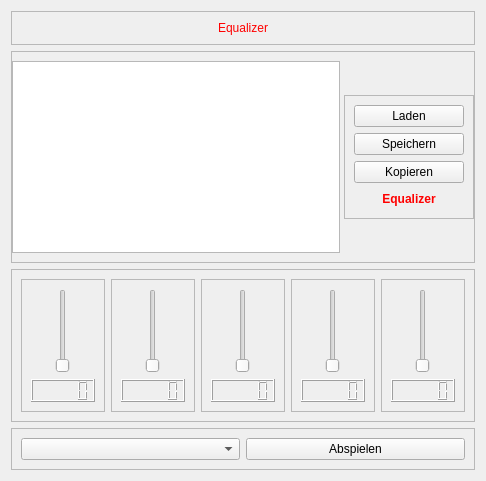
            <widget class="QWidget" name="eqPage">
             <layout class="QVBoxLayout" name="verticalLayout_28">
              <item>
               <widget class="QFrame" name="frame_22">
                <property name="frameShape">
                 <enum>QFrame::StyledPanel</enum>
                </property>
                <property name="frameShadow">
                 <enum>QFrame::Raised</enum>
                </property>
                <layout class="QVBoxLayout" name="verticalLayout_29">
                 <item>
                  <widget class="QLabel" name="label_12">
                   <property name="styleSheet">
                    <string notr="true">QLabel {
	font: 18pt &quot;Terminator Two&quot;;
	color: rgb(255, 0, 0)
}</string>
                   </property>
                   <property name="text">
                    <string>Equalizer</string>
                   </property>
                   <property name="alignment">
                    <set>Qt::AlignCenter</set>
                   </property>
                  </widget>
                 </item>
                </layout>
               </widget>
              </item>
              <item>
               <widget class="QFrame" name="frame_23">
                <property name="frameShape">
                 <enum>QFrame::StyledPanel</enum>
                </property>
                <property name="frameShadow">
                 <enum>QFrame::Raised</enum>
                </property>
                <layout class="QHBoxLayout" name="horizontalLayout_13">
                 <property name="spacing">
                  <number>4</number>
                 </property>
                 <property name="leftMargin">
                  <number>0</number>
                 </property>
                 <property name="rightMargin">
                  <number>0</number>
                 </property>
                 <item>
                  <widget class="QListWidget" name="savedListWidget"/>
                 </item>
                 <item alignment="Qt::AlignVCenter">
                  <widget class="QFrame" name="frame_24">
                   <property name="frameShape">
                    <enum>QFrame::StyledPanel</enum>
                   </property>
                   <property name="frameShadow">
                    <enum>QFrame::Raised</enum>
                   </property>
                   <layout class="QVBoxLayout" name="verticalLayout_22">
                    <item>
                     <widget class="QPushButton" name="saveEqBtn">
                      <property name="text">
                       <string>Laden</string>
                      </property>
                     </widget>
                    </item>
                    <item>
                     <widget class="QPushButton" name="deleteEqBtn">
                      <property name="text">
                       <string>Speichern</string>
                      </property>
                     </widget>
                    </item>
                    <item>
                     <widget class="QPushButton" name="copyBtn">
                      <property name="text">
                       <string>Kopieren</string>
                      </property>
                     </widget>
                    </item>
                    <item>
                     <widget class="QPushButton" name="eqBtn">
                      <property name="minimumSize">
                       <size>
                        <width>110</width>
                        <height>0</height>
                       </size>
                      </property>
                      <property name="styleSheet">
                       <string notr="true"> QPushButton {
		background-color:none;
                border: .5px solid #ff3333;
				
	color: rgb(255, 0, 0);
			padding:3 15;
                border-radius: 5px;
                font-weight: bold;
            }
            QPushButton:hover {
              		background-color:qlineargradient(x1:0, y1:0, x2:1, y2:0,
    	stop: 1 #C0392B,                              
		stop: 0 #E74C3C );
color:white;
            }
            QPushButton:pressed {
                background-color:qlineargradient(x1:0, y1:0, x2:1, y2:0,
    	stop: 0 #C0392B,                              
		stop: 1 #E74C3C );
	color:white;            
}
 QPushButton:disabled {
        background-color: none;
        border-color: #aaaaaa;
        color: #666666;
    }</string>
                      </property>
                      <property name="text">
                       <string>Equalizer</string>
                      </property>
                     </widget>
                    </item>
                   </layout>
                  </widget>
                 </item>
                </layout>
               </widget>
              </item>
              <item>
               <widget class="QFrame" name="frame_26">
                <property name="frameShape">
                 <enum>QFrame::StyledPanel</enum>
                </property>
                <property name="frameShadow">
                 <enum>QFrame::Raised</enum>
                </property>
                <layout class="QHBoxLayout" name="horizontalLayout_14">
                 <item>
                  <widget class="QFrame" name="frame_27">
                   <property name="frameShape">
                    <enum>QFrame::StyledPanel</enum>
                   </property>
                   <property name="frameShadow">
                    <enum>QFrame::Raised</enum>
                   </property>
                   <layout class="QVBoxLayout" name="verticalLayout_23">
                    <item alignment="Qt::AlignHCenter">
                     <widget class="QSlider" name="verticalSlider">
                      <property name="orientation">
                       <enum>Qt::Vertical</enum>
                      </property>
                     </widget>
                    </item>
                    <item>
                     <widget class="QLCDNumber" name="lcdNumber"/>
                    </item>
                   </layout>
                  </widget>
                 </item>
                 <item>
                  <widget class="QFrame" name="frame_28">
                   <property name="frameShape">
                    <enum>QFrame::StyledPanel</enum>
                   </property>
                   <property name="frameShadow">
                    <enum>QFrame::Raised</enum>
                   </property>
                   <layout class="QVBoxLayout" name="verticalLayout_24">
                    <item alignment="Qt::AlignHCenter">
                     <widget class="QSlider" name="verticalSlider_2">
                      <property name="orientation">
                       <enum>Qt::Vertical</enum>
                      </property>
                     </widget>
                    </item>
                    <item>
                     <widget class="QLCDNumber" name="lcdNumber_2"/>
                    </item>
                   </layout>
                  </widget>
                 </item>
                 <item>
                  <widget class="QFrame" name="frame_29">
                   <property name="frameShape">
                    <enum>QFrame::StyledPanel</enum>
                   </property>
                   <property name="frameShadow">
                    <enum>QFrame::Raised</enum>
                   </property>
                   <layout class="QVBoxLayout" name="verticalLayout_25">
                    <item alignment="Qt::AlignHCenter">
                     <widget class="QSlider" name="verticalSlider_3">
                      <property name="orientation">
                       <enum>Qt::Vertical</enum>
                      </property>
                     </widget>
                    </item>
                    <item>
                     <widget class="QLCDNumber" name="lcdNumber_3"/>
                    </item>
                   </layout>
                  </widget>
                 </item>
                 <item>
                  <widget class="QFrame" name="frame_30">
                   <property name="frameShape">
                    <enum>QFrame::StyledPanel</enum>
                   </property>
                   <property name="frameShadow">
                    <enum>QFrame::Raised</enum>
                   </property>
                   <layout class="QVBoxLayout" name="verticalLayout_26">
                    <item alignment="Qt::AlignHCenter">
                     <widget class="QSlider" name="verticalSlider_4">
                      <property name="orientation">
                       <enum>Qt::Vertical</enum>
                      </property>
                     </widget>
                    </item>
                    <item>
                     <widget class="QLCDNumber" name="lcdNumber_4"/>
                    </item>
                   </layout>
                  </widget>
                 </item>
                 <item>
                  <widget class="QFrame" name="frame_31">
                   <property name="frameShape">
                    <enum>QFrame::StyledPanel</enum>
                   </property>
                   <property name="frameShadow">
                    <enum>QFrame::Raised</enum>
                   </property>
                   <layout class="QVBoxLayout" name="verticalLayout_27">
                    <item alignment="Qt::AlignHCenter">
                     <widget class="QSlider" name="verticalSlider_5">
                      <property name="orientation">
                       <enum>Qt::Vertical</enum>
                      </property>
                     </widget>
                    </item>
                    <item>
                     <widget class="QLCDNumber" name="lcdNumber_5"/>
                    </item>
                   </layout>
                  </widget>
                 </item>
                </layout>
               </widget>
              </item>
              <item>
               <widget class="QFrame" name="frame_32">
                <property name="frameShape">
                 <enum>QFrame::StyledPanel</enum>
                </property>
                <property name="frameShadow">
                 <enum>QFrame::Raised</enum>
                </property>
                <layout class="QHBoxLayout" name="horizontalLayout_15">
                 <item>
                  <widget class="QComboBox" name="eqEffectBox"/>
                 </item>
                 <item>
                  <widget class="QPushButton" name="playEqBtn">
                   <property name="text">
                    <string>Abspielen</string>
                   </property>
                  </widget>
                 </item>
                </layout>
               </widget>
              </item>
             </layout>
            </widget>
